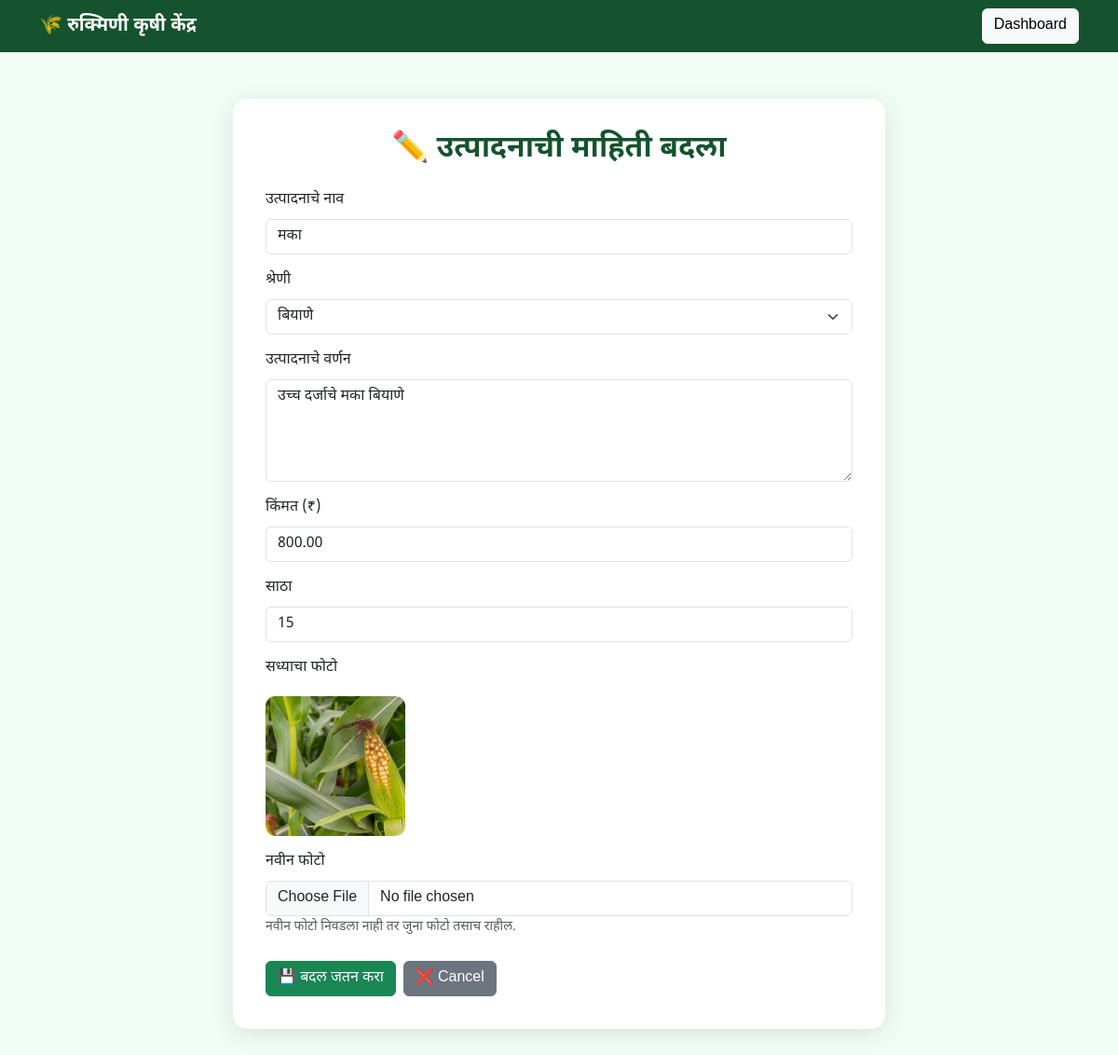
/edit-product/1/ (signed in), run on the app's committed database.
### products/models.py (models this page shows, shortened)
class Product(models.Model):
    name = models.CharField(max_length=200, verbose_name="उत्पादनाचे नाव")
    category = models.ForeignKey(
        Category,
        on_delete=models.CASCADE,
        verbose_name="श्रेणी"
    )
    description = models.TextField(blank=True, verbose_name="वर्णन")
    price = models.DecimalField(
        max_digits=10,
        decimal_places=2,
        verbose_name="किंमत"
    )
    stock = models.PositiveIntegerField(default=0, verbose_name="साठा")
    image = models.ImageField(
        upload_to="products/",
        blank=True,
        null=True,
        verbose_name="उत्पादनाचा फोटो"
    )
    created_at = models.DateTimeField(
        auto_now_add=True,
        verbose_name="तयार केले"
    )
    class Meta:
        verbose_name = "उत्पादन"
        verbose_name_plural = "उत्पादने"

class Category(models.Model):
    name = models.CharField(max_length=100, verbose_name="श्रेणीचे नाव")
    class Meta:
        verbose_name = "श्रेणी"
        verbose_name_plural = "श्रेणी"

### products/views.py (the view, shortened to what this page needs)
@login_required
def edit_product(request, product_id):
    product = Product.objects.get(id=product_id)
    categories = Category.objects.all()
    return render(request, "edit_product.html", {
        "product": product,
        "categories": categories
    })

### templates/edit_product.html (shortened to what this page needs)
<!DOCTYPE html>
<html lang="mr">
<head>
    <link
        href="https://cdn.jsdelivr.net/npm/bootstrap@5.3.3/dist/css/bootstrap.min.css"
        rel="stylesheet"
    >
</head>
<body>
<nav class="navbar navbar-dark">
    <div class="container">
        <span class="navbar-brand">
            🌾 रुक्मिणी कृषी केंद्र
        </span>
        <a href="{% url 'dashboard' %}" class="btn btn-light">
            Dashboard
        </a>
    </div>
</nav>
<div class="container">
    <div class="form-box">
        <h2 class="title text-center mb-4">
            ✏️ उत्पादनाची माहिती बदला
        </h2>
        <form method="POST" enctype="multipart/form-data">
            <div class="mb-3">
                <label class="form-label">
                    उत्पादनाचे नाव
                </label>
                <input
                    type="text"
                    name="name"
                    class="form-control"
                    value="{{ product.name }}"
                    required
                >
            </div>
            <div class="mb-3">
                <label class="form-label">
                    श्रेणी
                </label>
                <select
                    name="category"
                    class="form-select"
                    required
                >
                    {% for category in categories %}
                    <option
                        value="{{ category.id }}"
                        {% if category.id == product.category_id %}
                            selected
                        {% endif %}
                    >
                        {{ category.name }}
                    </option>
                    {% endfor %}
                </select>
            </div>
            <div class="mb-3">
                <label class="form-label">
                    उत्पादनाचे वर्णन
                </label>
                <textarea
                    name="description"
                    class="form-control"
                    rows="4"
                >{{ product.description }}</textarea>
            </div>
            <div class="mb-3">
                <label class="form-label">
                    किंमत (₹)
                </label>
                <input
                    type="number"
                    name="price"
                    class="form-control"
                    step="0.01"
                    min="0"
                    value="{{ product.price }}"
                    required
                >
            </div>
            <div class="mb-3">
                <label class="form-label">
                    साठा
                </label>
                <input
                    type="number"
                    name="stock"
                    class="form-control"
                    min="0"
                    value="{{ product.stock }}"
                    required
                >
            </div>
            {% if product.image %}
            <div class="mb-3">
                <label class="form-label">
                    सध्याचा फोटो
                </label>
                <br>
                <img
                    src="{{ product.image.url }}"
                    class="current-image"
                    alt="{{ product.name }}"
                >
            </div>
            {% endif %}
            <div class="mb-4">
                <label class="form-label">
                    नवीन फोटो
                </label>
                <input
                    type="file"
                    name="image"
                    class="form-control"
                    accept="image/*"
                >
                <small class="text-muted">
                    नवीन फोटो निवडला नाही तर जुना फोटो तसाच राहील.
                </small>
            </div>
            <div class="d-flex gap-2">
                <button
                    type="submit"
                    class="btn btn-success"
                >
                    💾 बदल जतन करा
                </button>
                <a
                    href="{% url 'dashboard' %}"
                    class="btn btn-secondary"
                >
                    ❌ Cancel
                </a>
            </div>
        </form>
    </div>
</div>
</body>
</html>

### templates/edit_product.html (style rules this page uses)
body { background: #f0fdf4; font-family: "Noto Sans Devanagari", Arial, sans-serif; }
.navbar { background: #14532d; }
.navbar-brand { color: white !important; font-weight: bold; }
.form-box { max-width: 700px; margin: 50px auto; background: white; padding: 35px; border-radius: 15px; box-shadow: 0 5px 25px rgba(0,0,0,0.10); }
.title { color: #14532d; font-weight: bold; }
.current-image { max-width: 150px; max-height: 150px; object-fit: cover; border-radius: 10px; margin-top: 10px; }

### data on the page
Product: name "मका", category "बियाणे", description "उच्च दर्जाचे मका बियाणे", price "800.00", stock "15", image (picture)
